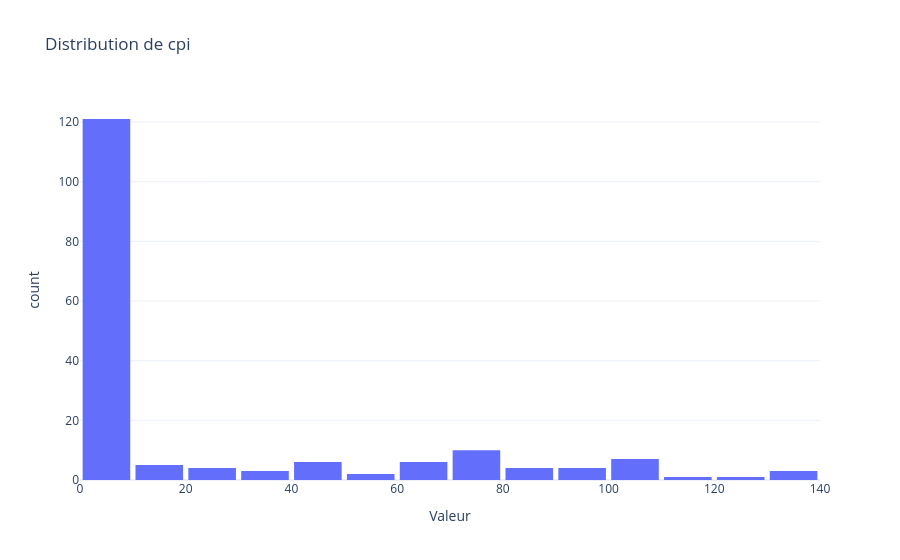
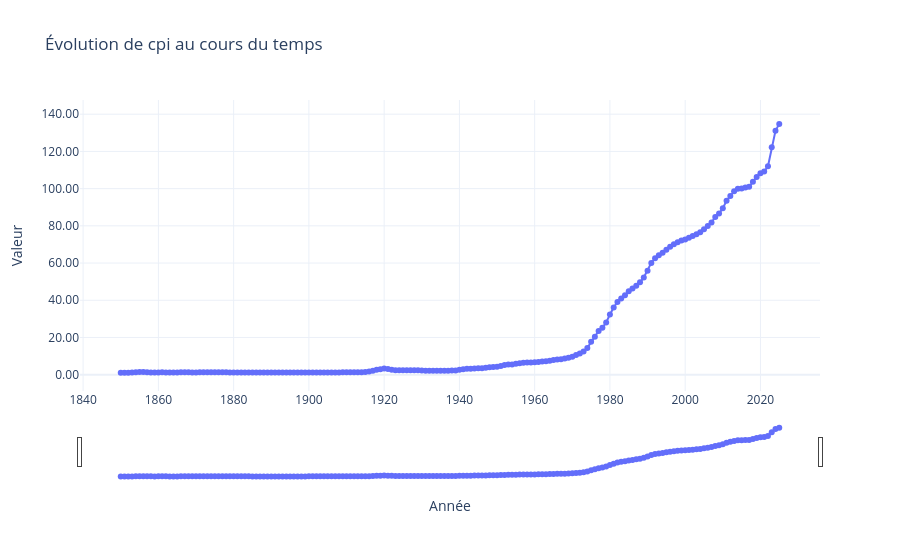

Notebook code for these charts, in order:
### Markdown cell above
### CPI (à définir le calcul)

### Code cell
print(f"{df["cpi"].describe()}\n")

histogram(df, 'cpi')

time_evo(df, 'cpi')

### Figure 1 — Plotly figure (JSON) as saved in the notebook; plotly's stock layout.template omitted (floating-point values rounded to 4 significant figures; data arrays with more than 128 entries replaced by an {"elided": "..."} marker saying what was removed)
{"data": [{"bingroup": "x", "hovertemplate": "Valeur=%{x}<br>count=%{y}<extra></extra>", "legendgroup": "", "marker": {"color": "#636EFA", "pattern": {"shape": ""}}, "name": "", "nbinsx": 20, "orientation": "v", "showlegend": false, "type": "histogram", "x": {"elided": "177 float values"}, "xaxis": "x", "yaxis": "y"}], "layout": {"bargap": 0.1, "barmode": "relative", "legend": {"tracegroupgap": 0}, "title": {"text": "Distribution de cpi"}, "xaxis": {"anchor": "y", "domain": [0, 1], "tickformat": "d", "title": {"text": "Valeur"}}, "yaxis": {"anchor": "x", "domain": [0, 1], "title": {"text": "count"}}}}

### Figure 2 — Plotly figure (JSON) as saved in the notebook; plotly's stock layout.template omitted (floating-point values rounded to 4 significant figures; data arrays with more than 128 entries replaced by an {"elided": "..."} marker saying what was removed)
{"data": [{"hovertemplate": "Année=%{x}<br>Valeur=%{y}<extra></extra>", "legendgroup": "", "line": {"color": "#636efa", "dash": "solid"}, "marker": {"symbol": "circle"}, "mode": "lines+markers", "name": "", "orientation": "v", "showlegend": false, "type": "scatter", "x": {"elided": "177 float values"}, "xaxis": "x", "y": {"elided": "177 float values"}, "yaxis": "y"}], "layout": {"legend": {"tracegroupgap": 0}, "title": {"text": "Évolution de cpi au cours du temps"}, "xaxis": {"anchor": "y", "domain": [0, 1], "rangeslider": {"visible": true}, "tickformat": "d", "title": {"text": "Année"}}, "yaxis": {"anchor": "x", "domain": [0, 1], "tickformat": ".2f", "title": {"text": "Valeur"}}}}
